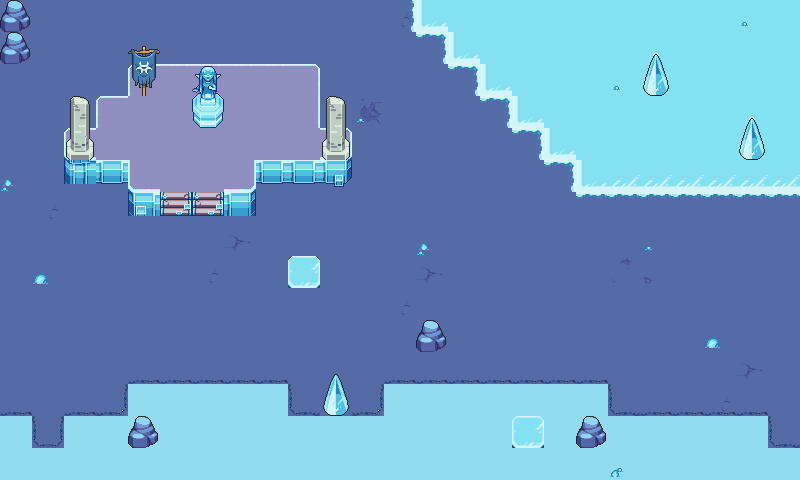

A 2D game scene composited from a Tiled map and its tileset images. What follows is a short description and the map's XML, with each tile layer's data collapsed to a summary:
An orthogonal 25x15 tile map with 32x32 px tiles, 7 tile layers (Ground, Ground Object, Stairs, Upper, ...), 1 hidden layer not drawn, 20 tilesets.

<map version="1.5" tiledversion="1.6.0" orientation="orthogonal" renderorder="right-down" width="25" height="15" tilewidth="32" tileheight="32" infinite="0" nextlayerid="13" nextobjectid="2">
 <editorsettings>
  <export format="csv" />
 </editorsettings>
 <properties>
  <property name="level" type="int" value="1" />
 </properties>
 <tileset firstgid="1" name="grasslands_tiles" tilewidth="32" tileheight="32" tilecount="140" columns="5">
  <image source="../assets/map/grasslands/grasslands_tiles.png" width="160" height="896" />
 </tileset>
 <tileset firstgid="141" name="grasslands_tree_big" tilewidth="67" tileheight="82" tilecount="1" columns="1">
  <image source="../assets/map/grasslands/grasslands_tree_big.png" width="67" height="82" />
 </tileset>
 <tileset firstgid="142" name="grasslands_tree_small" tilewidth="32" tileheight="44" tilecount="1" columns="1">
  <image source="../assets/map/grasslands/grasslands_tree_small.png" width="32" height="44" />
 </tileset>
 <tileset firstgid="143" name="grasslands_dirt" tilewidth="16" tileheight="16" tilecount="4" columns="4">
  <image source="../assets/map/grasslands/grasslands_dirt.png" width="64" height="16" />
 </tileset>
 <tileset firstgid="147" name="grasslands_flower" tilewidth="16" tileheight="16" tilecount="6" columns="6">
  <image source="../assets/map/grasslands/grasslands_flower.png" width="96" height="16" />
 </tileset>
 <tileset firstgid="153" name="grasslands_tree_stump" tilewidth="32" tileheight="28" tilecount="1" columns="1">
  <image source="../assets/map/grasslands/grasslands_tree_stump.png" width="32" height="28" />
 </tileset>
 <tileset firstgid="154" name="global_bush" tilewidth="32" tileheight="32" tilecount="1" columns="1">
  <image source="../assets/map/global_bush.png" width="32" height="32" />
 </tileset>
 <tileset firstgid="155" name="collision" tilewidth="32" tileheight="32" tilecount="1" columns="1">
  <image source="../assets/map/collision.png" width="32" height="32" />
 </tileset>
 <tileset firstgid="156" name="grasslands_detail" tilewidth="16" tileheight="16" tilecount="1" columns="1">
  <image source="../assets/map/grasslands_detail.png" width="16" height="16" />
 </tileset>
 <tileset firstgid="157" name="IceDungeonTiles" tilewidth="32" tileheight="32" tilecount="80" columns="5">
  <image source="../assets/map/IceDungeonTiles.png" width="160" height="512" />
 </tileset>
 <tileset firstgid="237" name="IceBase" tilewidth="32" tileheight="32" tilecount="50" columns="5">
  <image source="../assets/map/IceBase.png" width="160" height="320" />
 </tileset>
 <tileset firstgid="287" name="bannerZora" tilewidth="32" tileheight="32" tilecount="2" columns="1">
  <image source="../assets/map/bannerZora.png" width="32" height="64" />
 </tileset>
 <tileset firstgid="289" name="IceDecorations" tilewidth="16" tileheight="16" tilecount="4" columns="4">
  <image source="../assets/map/IceDecorations.png" width="64" height="16" />
 </tileset>
 <tileset firstgid="293" name="IceDungeon_RockA_1x1" tilewidth="30" tileheight="32" tilecount="1" columns="1">
  <image source="../assets/map/IceDungeon_RockA_1x1.png" width="30" height="32" />
 </tileset>
 <tileset firstgid="294" name="LavaRuins_Base_54" tilewidth="32" tileheight="32" tilecount="90" columns="5">
  <image source="../assets/map/LavaRuins_Base_54.png" width="160" height="576" />
 </tileset>
 <tileset firstgid="384" name="LakeColumn1" tilewidth="32" tileheight="32" tilecount="2" columns="1">
  <image source="../assets/map/LakeColumn1.png" width="32" height="65" />
 </tileset>
 <tileset firstgid="386" name="LakeColumn2" tilewidth="32" tileheight="32" tilecount="2" columns="1">
  <image source="../assets/map/LakeColumn2.png" width="32" height="64" />
 </tileset>
 <tileset firstgid="388" name="IceStalagmite" tilewidth="32" tileheight="42" tilecount="1" columns="1">
  <image source="../assets/map/IceStalagmite.png" width="32" height="42" />
 </tileset>
 <tileset firstgid="389" name="IceStatue3" tilewidth="32" tileheight="32" tilecount="2" columns="1">
  <image source="../assets/map/IceStatue3.png" width="32" height="64" />
 </tileset>
 <tileset firstgid="391" name="water_tiles_1" tilewidth="32" tileheight="32" tilecount="20" columns="5">
  <image source="../assets/map/water_tiles_1.png" width="160" height="128" />
 </tileset>
 <layer id="1" name="Ground" width="25" height="15">
  <properties>
   <property name="level" type="int" value="0" />
  </properties>
  <data>[375 cells, 375 non-empty, 8 distinct tile ids]</data>
 </layer>
 <layer id="12" name="Ground Object" width="25" height="15">
  <data>[375 cells, 99 non-empty, 15 distinct tile ids]</data>
 </layer>
 <layer id="7" name="Stairs" width="25" height="15">
  <properties>
   <property name="level" type="int" value="-2" />
  </properties>
  <data>[375 cells, 2 non-empty, 1 distinct tile ids]</data>
 </layer>
 <layer id="6" name="Upper" width="25" height="15">
  <properties>
   <property name="level" type="int" value="1" />
  </properties>
  <data>[375 cells, 33 non-empty, 14 distinct tile ids]</data>
 </layer>
 <layer id="2" name="Objects" width="25" height="15">
  <data>[375 cells, 19 non-empty, 11 distinct tile ids]</data>
 </layer>
 <layer id="9" name="Player Layer" width="25" height="15">
  <data>[375 cells, 0 non-empty, 0 distinct tile ids]</data>
 </layer>
 <layer id="11" name="Passable" width="25" height="15">
  <data>[375 cells, 0 non-empty, 0 distinct tile ids]</data>
 </layer>
 <layer id="8" name="collision" width="25" height="15" visible="0">
  <properties>
   <property name="collision" type="int" value="1" />
  </properties>
  <data>[375 cells, 77 non-empty, 1 distinct tile ids]</data>
 </layer>
</map>
